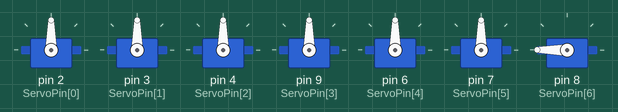
A program run on a simulated Arduino Nano, built with avr-gcc and run on an emulated ATmega328P. Shown: 7 × servo.

Above: at 1.25 s.
At 2.55 s:
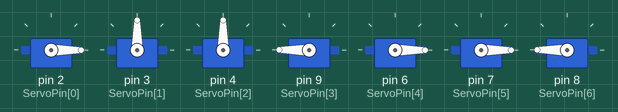
At 3.9 s:
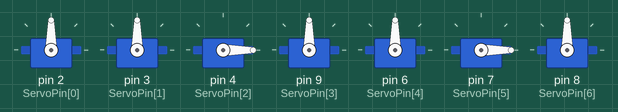
At 6.6 s:
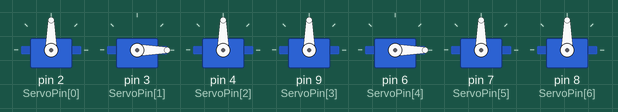
At 9.3 s:
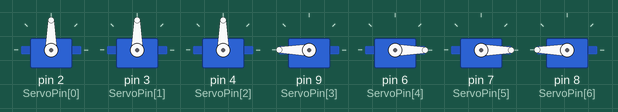
At 12.0 s:
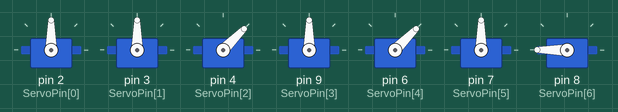
Timing chart, 0 to 15.3 s (numbered marks = the images above):
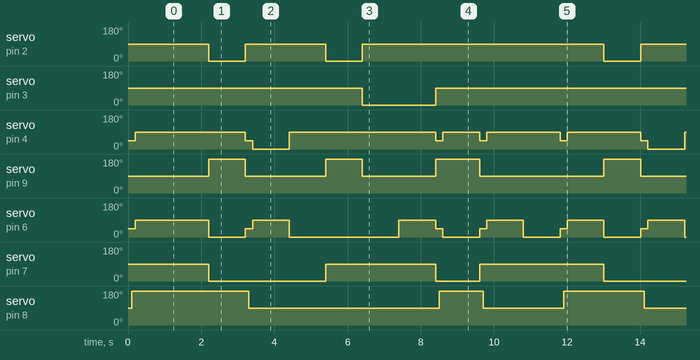

Measured:
- by itself, servo on pin 2 (ServoPin[0]): repeats every 10.8 s: 90° 2.2 s, 0° 1.0 s, 90° 6.6 s, 0° 1.0 s
- by itself, servo on pin 3 (ServoPin[1]): alternates 90° for 8.8 s and 0° for 2.0 s
- by itself, servo on pin 4 (ServoPin[2]): repeats every 10.8 s: 45° 0.20 s, 0° 1.0 s, 90° 4.0 s, 45° 0.20 s, 90° 1.0 s, 2 × (45° 0.20 s, 90° 2.0 s)
- by itself, servo on pin 9 (ServoPin[3]): repeats every 10.8 s: 90° 2.2 s, 180° 1.0 s, 90° 2.0 s, 180° 1.2 s, 90° 3.4 s, 180° 1.0 s
- by itself, servo on pin 7 (ServoPin[5]): repeats every 10.8 s: 90° 3.0 s, 0° 1.2 s, 90° 3.4 s, 0° 3.2 s
- by itself, servo on pin 8 (ServoPin[6]): repeats every 10.8 s: 90° 5.2 s, 180° 1.2 s, 90° 2.2 s, 180° 2.2 s
- by itself, servo on pin 6 (ServoPin[4]): repeats every 10.8 s: 0° 1.0 s, 45° 0.20 s, 90° 1.0 s, 0° 3.0 s, 90° 1.0 s, 45° 0.20 s, 0° 1.0 s, 45° 0.20 s, 90° 1.0 s, 0° 1.0 s, 45° 0.20 s, 90° 1.0 s

The program:

main.cpp
```cpp
#include <Arduino.h>
#include <Servo.h>

#define NB_SERVO   7
int SaveValue = -1 ;
int Valeur = 0 ;
int   ServoPin   [NB_SERVO] = {2,3,4,9,6,7,8} ;
Servo ServoHandle[NB_SERVO];
int   ServoOn      [NB_SERVO] = { 90, 90, 90, 90, 90, 90, 90} ;
int   ServoOff     [NB_SERVO] = {  0,  0,  0,180,  0,  0,180} ;
bool  Segments     [][7] =  {
  {true , true , true , true , true , true , false }, // 0
  {false, true , true , false, false, false, false }, // 1
  {true , true , false, true , true,  false, true }, // 2
  {true , true , true , true , false,  false, true }, // 3
  {false , true , true , false , false,  true, true }, // 4
  {true , false , true , true , false,  true, true }, // 5
  {true , false , true , true , true,  true, true }, // 6
  {true , true , true , false , false,  false, false }, // 7
  {true , true , true , true , true,  true, true }, // 8
  {true , true , true , true , false,  true, true }, // 9
  {false , false , false, false , false,  false, false } //
};


void Set7Segment (int Value , boolean force)
{
  if (( Value != SaveValue ) || (force == true ))
  {
    for ( int i = 0 ; i < NB_SERVO ; i++)
    {
      int Oldstate = ServoHandle[i].read() ;
      int NewState = Segments[Value][i] ? ServoOn[i] : ServoOff[i] ;
      if ((i== 6) && (NewState != Oldstate)) {
        ServoHandle[2].write((ServoOn[2] + ServoOff[2])/2);              // Demande au servo de se déplacer à cette position angulaire
        ServoHandle[4].write((ServoOn[4] + ServoOff[4])/2);              // Demande au servo de se déplacer à cette position angulaire
        delay(100) ;
      }
      ServoHandle[i].write(NewState);              // Demande au servo de se déplacer à cette position angulaire
      if ((i== 6) && (NewState != Oldstate)) {
        delay(100) ;
        ServoHandle[2].write(Segments[Value][2] ? ServoOn[2] : ServoOff[2]);              // Demande au servo de se déplacer à cette position angulaire
        ServoHandle[4].write(Segments[Value][4] ? ServoOn[4] : ServoOff[4]);              // Demande au servo de se déplacer à cette position angulaire
      }
    }
  }
  SaveValue = Value ;
}

void setup() {
  Serial.begin(115200);
  while(!Serial){;}
  for ( int i = 0 ; i < NB_SERVO ; i++)
  {
    ServoHandle[i].attach(ServoPin[i]);  // attache le servo au pin spécifié sur l'objet myservo

  }
  Set7Segment (0, true ) ;
  delay (1000) ;
}

void loop() {
  Set7Segment (Valeur, false ) ;
  Valeur ++ ;
  if (Valeur > 9) {Valeur = 0 ; }
  delay (1000) ;
}
```
